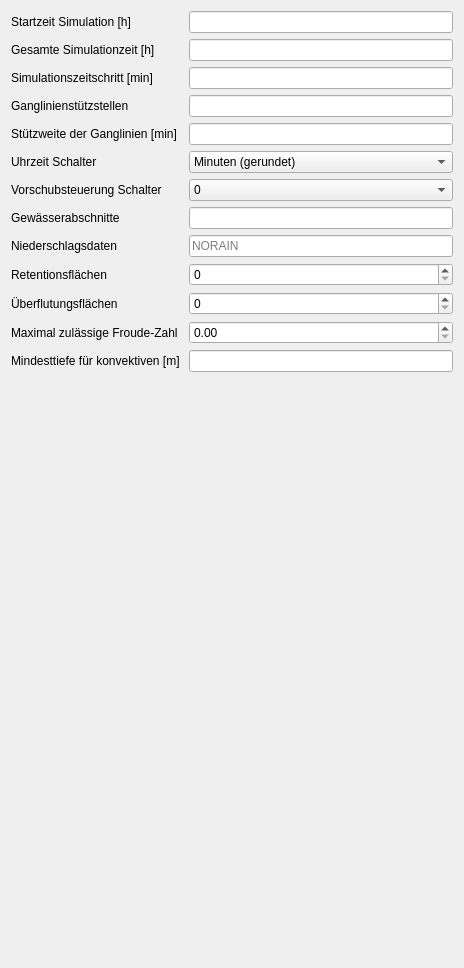
      <widget class="QWidget" name="parameters">
       <property name="geometry">
        <rect>
         <x>0</x>
         <y>0</y>
         <width>464</width>
         <height>968</height>
        </rect>
       </property>
       <attribute name="label">
        <string>Simulation Parameters</string>
       </attribute>
       <layout class="QFormLayout" name="formLayout_7">
        <item row="0" column="0">
         <widget class="QLabel" name="label_28">
          <property name="text">
           <string>Startzeit Simulation [h] </string>
          </property>
         </widget>
        </item>
        <item row="0" column="1">
         <widget class="QLineEdit" name="p_stime">
          <property name="inputMethodHints">
           <set>Qt::ImhFormattedNumbersOnly</set>
          </property>
          <property name="text">
           <string/>
          </property>
          <property name="placeholderText">
           <string/>
          </property>
         </widget>
        </item>
        <item row="1" column="0">
         <widget class="QLabel" name="label_30">
          <property name="text">
           <string>Gesamte Simulationzeit [h]</string>
          </property>
         </widget>
        </item>
        <item row="1" column="1">
         <widget class="QLineEdit" name="p_toth"/>
        </item>
        <item row="2" column="0">
         <widget class="QLabel" name="label_31">
          <property name="text">
           <string>Simulationszeitschritt [min]</string>
          </property>
         </widget>
        </item>
        <item row="2" column="1">
         <widget class="QLineEdit" name="p_dt"/>
        </item>
        <item row="3" column="0">
         <widget class="QLabel" name="label_32">
          <property name="text">
           <string>Ganglinienstützstellen </string>
          </property>
         </widget>
        </item>
        <item row="3" column="1">
         <widget class="QLineEdit" name="p_lead"/>
        </item>
        <item row="4" column="0">
         <widget class="QLabel" name="label_33">
          <property name="text">
           <string>Stützweite der Ganglinien [min]</string>
          </property>
         </widget>
        </item>
        <item row="4" column="1">
         <widget class="QLineEdit" name="p_tinc"/>
        </item>
        <item row="5" column="0">
         <widget class="QLabel" name="label_34">
          <property name="text">
           <string>Uhrzeit Schalter</string>
          </property>
         </widget>
        </item>
        <item row="5" column="1">
         <widget class="QComboBox" name="p_itun">
          <item>
           <property name="text">
            <string>Minuten (gerundet)</string>
           </property>
          </item>
          <item>
           <property name="text">
            <string>Minuten und Sekunden</string>
           </property>
          </item>
         </widget>
        </item>
        <item row="6" column="0">
         <widget class="QLabel" name="label_35">
          <property name="text">
           <string>Vorschubsteuerung Schalter</string>
          </property>
         </widget>
        </item>
        <item row="6" column="1">
         <widget class="QComboBox" name="p_ipro">
          <property name="toolTip">
           <string>&lt;html&gt;&lt;head/&gt;&lt;body&gt;&lt;p&gt;Schlater 0: Sparvorschub für Testruns&lt;/p&gt;&lt;p&gt;	(keine neuen Seiten)&lt;/p&gt;&lt;p&gt;	Querschnittsdaten: Ja&lt;/p&gt;&lt;p&gt;	Overflowtabelle:     Ja&lt;/p&gt;&lt;p&gt;Schalter 1: wie 0, aber ohne Ausdruck der Querschnittsdaten&lt;/p&gt;&lt;p&gt;	Querschnittsdaten: nein&lt;/p&gt;&lt;p&gt;	Overflowtabelle:     nein&lt;/p&gt;&lt;p&gt;Schalter 2: &lt;/p&gt;&lt;p&gt;	Querschnittsdaten: Ja&lt;/p&gt;&lt;p&gt;	Overflowtabelle:     Nein&lt;/p&gt;&lt;/body&gt;&lt;/html&gt;</string>
          </property>
          <item>
           <property name="text">
            <string>0</string>
           </property>
          </item>
          <item>
           <property name="text">
            <string>1</string>
           </property>
          </item>
          <item>
           <property name="text">
            <string>2</string>
           </property>
          </item>
         </widget>
        </item>
        <item row="7" column="0">
         <widget class="QLabel" name="label_36">
          <property name="text">
           <string>Gewässerabschnitte</string>
          </property>
         </widget>
        </item>
        <item row="7" column="1">
         <widget class="QLineEdit" name="p_nl"/>
        </item>
        <item row="11" column="0">
         <widget class="QLabel" name="label_42">
          <property name="text">
           <string>Retentionsflächen</string>
          </property>
         </widget>
        </item>
        <item row="11" column="1">
         <widget class="QSpinBox" name="p_nret"/>
        </item>
        <item row="12" column="0">
         <widget class="QLabel" name="label_43">
          <property name="text">
           <string>Überflutungsflächen</string>
          </property>
         </widget>
        </item>
        <item row="12" column="1">
         <widget class="QSpinBox" name="p_nstore"/>
        </item>
        <item row="14" column="0">
         <widget class="QLabel" name="label_48">
          <property name="text">
           <string>Maximal zulässige Froude-Zahl</string>
          </property>
         </widget>
        </item>
        <item row="14" column="1">
         <widget class="QDoubleSpinBox" name="p_tol">
          <property name="maximum">
           <double>20.000000000000000</double>
          </property>
         </widget>
        </item>
        <item row="15" column="0">
         <widget class="QLabel" name="label_49">
          <property name="text">
           <string>Mindesttiefe für konvektiven [m] </string>
          </property>
         </widget>
        </item>
        <item row="15" column="1">
         <widget class="QLineEdit" name="p_convec"/>
        </item>
        <item row="9" column="1">
         <widget class="QLineEdit" name="p_rain">
          <property name="placeholderText">
           <string>NORAIN</string>
          </property>
         </widget>
        </item>
        <item row="9" column="0">
         <widget class="QLabel" name="label_11">
          <property name="text">
           <string>Niederschlagsdaten</string>
          </property>
         </widget>
        </item>
       </layout>
      </widget>
